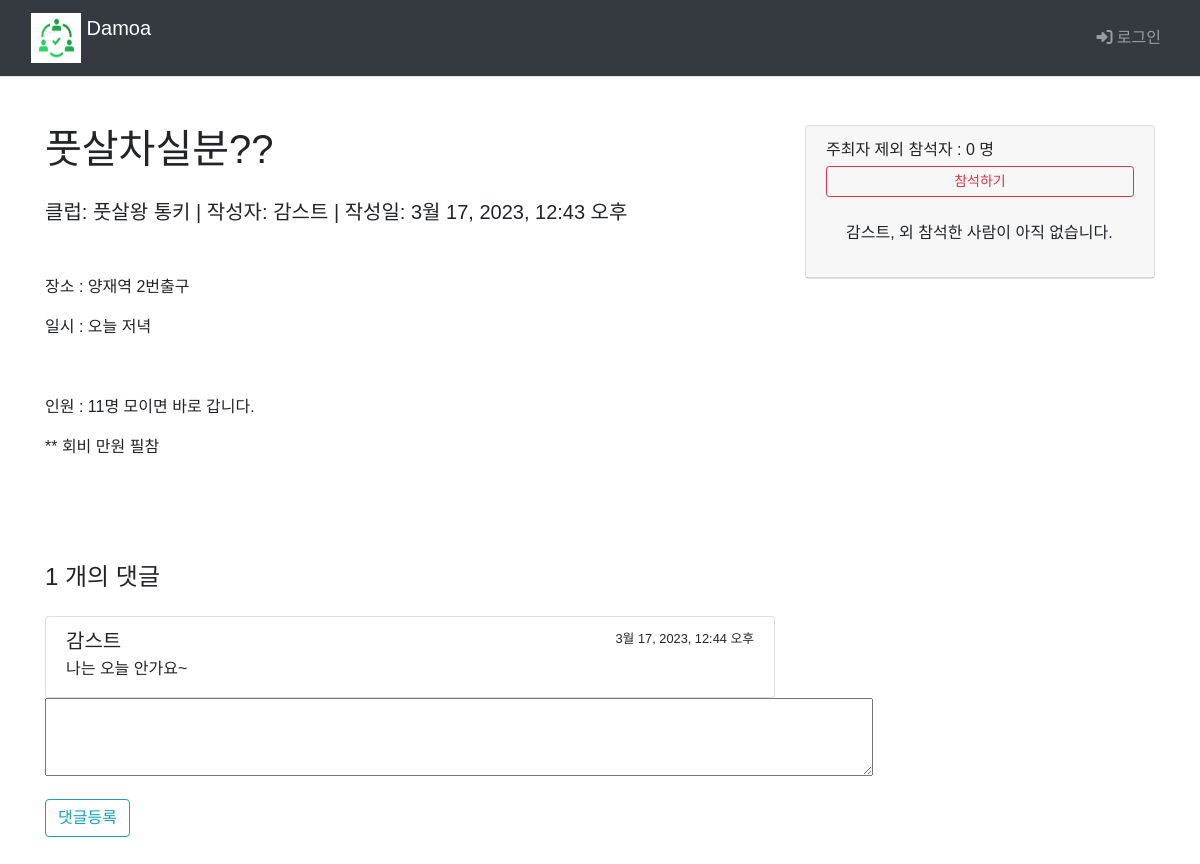
Screenshot of /main/board_list/323/ with the database file from the repository.
### main/models.py (models this page shows, shortened)
class Board(models.Model):
    club = models.ForeignKey(Club, on_delete=models.CASCADE)
    author = models.ForeignKey(settings.AUTH_USER_MODEL, on_delete=models.CASCADE, default=1, null=True, related_name='author_board')
    subject = models.CharField('제목', max_length = 200,
                               help_text='게시글의 제목을 한 줄로 작성하세요.')
    content = models.TextField('내용', help_text='내용을 상세히 작성하세요.')
    create_date = models.DateTimeField('생성일')
    modify_date = models.DateTimeField(null=True, blank=True)
    voter=models.ManyToManyField(settings.AUTH_USER_MODEL, related_name='voter_board')
    event_date = models.DateTimeField('모임일',null=True, blank=True)

class Club(models.Model):
    class category(models.TextChoices):
        from django.utils.translation import gettext_lazy as _
        COOK = 'CK', _('Cook')
        CULTURE = 'CT', _('Culture')
        GAME = 'GA', _('Game')
        LANGUAGE = 'LA', _('Language')
        MUSIC = 'MU', _('Music')
        OUTDOOR = 'OD', _('Outdoor')
        SPORTS = 'SP', _('Sports')
    category = models.CharField(
        max_length=10,
        choices = category.choices,
        null=True
    )
    name=models.TextField('클럽이름')
    author = models.ForeignKey(settings.AUTH_USER_MODEL, on_delete=models.CASCADE, default=1, null=True, related_name='author_club')

class Reply(models.Model):
    board = models.ForeignKey(Board, on_delete=models.CASCADE)
    author = models.ForeignKey(settings.AUTH_USER_MODEL, on_delete=models.CASCADE, default=1, null=True)
    content = models.TextField()
    create_date = models.DateTimeField('생성일')
    modify_date = models.DateTimeField(null=True, blank=True)

### common/models.py (models this page shows)
class CustomUser(AbstractBaseUser, PermissionsMixin) :
    username = models.CharField(max_length = 15, unique=True)
    email = models.EmailField(blank=True, unique=True, default='')
    name = models.CharField(max_length=15)
    age = models.IntegerField()
    ad = models.CharField(max_length=50)
    is_active = models.BooleanField(default=True)
    is_superuser = models.BooleanField(default=True)
    is_staff = models.BooleanField(default=True)
    date_joined = models.DateTimeField(default=timezone.now)
    last_login = models.DateTimeField(blank=True, null=True)
    objects = CustomUserManager()
    USERNAME_FIELD = 'username'
    REQUIRED_FIELDS = ['email', 'name', 'age', 'ad']
    class Meta :
        ordering = ['-date_joined']
        verbose_name = 'User'
        verbose_name_plural = 'User'

### main/views.py (the view)
# urls.py: path('main/board_list/<int:board_id>/', views.detail, name='detail'),
def detail(request, board_id):
    board=get_object_or_404(Board, pk=board_id)
    context={'board':board}
    return render(request, 'main/board_detail.html',context)

### templates/main/board_detail.html (shortened to what this page needs)
{% extends 'base.html' %}
{% block content %}
  <div class="container py-5">
    <div class="row">
      <div class="col-lg-8">
        <h1 class="mb-4">
          {{ board.subject }}</h1>
        <div class="lead mb-5">
          클럽:
          {{ board.club.name }}
          | 작성자:
          {{ board.author.name }}
          {% if board.modify_date %}
            | 수정일:
            {{ board.modify_date }}
            {%else%}
            | 작성일:
            {{ board.create_date }}
          {% endif %}
          <br>
        </div>
        {% autoescape off %}
        <p>{{ board.content|safe }}</p>
        {% endautoescape %}
        <div class="row">
          <div class="col-lg-12">
            <h4 class="mt-5 mb-4">{{board.reply_set.count}}
              개의 댓글</h4>
            <div class="list-group">
              {% for reply in board.reply_set.all %}
                <div class="list-group-item">
                  <div class="d-flex w-100 justify-content-between">
                    <h5 class="mb-1">{{ reply.author.name }}</h5>
                    {% if reply.modify_date %}
                      <small>
                        {{ reply.modify_date }}(수정)</small>
                      {%else%}
                      <small>{{ reply.create_date }}</small>
                    {% endif %}
                  </div>
                  <p class="mb-1">{{reply.content}}</p>
                </div>
              {% endfor %}
            </div>
          </div>
        </div>
        <form action="{%url 'main:reply_create' board.id%}" method="post">
          <div class="form-group">
            <textarea name="content" id="content" cols="87%" rows="3"></textarea>
          </div>
          <input type="submit" value="댓글등록" class="btn btn-outline-info">
        </form>
      </div>
      <div class="col-lg-4">
        <div class="card">
          <div class="card-header">
            주최자 제외 참석자 :
            {{board.voter.count}}
            명
            {%if request.user in board.voter.all %}
              <a href="#" data-uri="{%url 'main:vote_board' board.id %}" class="recommend1 btn btn-sm btn-outline-danger btn-block my-1">참석취소</a>
              {%else%}
              <a href="#" data-uri="{%url 'main:vote_board' board.id %}" class="recommend btn btn-sm btn-outline-danger btn-block my-1">참석하기</a>
              {%endif%}
              <div class="card-body">
                {{board.author.name}},
                {% for voter in board.voter.all %}
                  {{ voter.name }}
                  {% if not forloop.last %},
                  {% endif %}
                  {% empty %}
                  외 참석한 사람이 아직 없습니다.
                {% endfor %}
              </div>
            </div>
          </div>
        </div>
      </div>
    </div>
{% endblock %}

### static/style.css (style rules this page uses)
* { font-family: 'Noto Sans KR', sans-serif; }

### rows the page displays
Board: subject "풋살차실분??", club.name "풋살왕 통키", author.name "감스트", create_date "3월 17, 2023, 12:43 오후", content "장소 : 양재역 2번출구 일시 : 오늘 저녁 인원 : 11명 모이면 바로 갑니다. ** 회비 만원 필참", reply_set.count "1", voter.count "0"
Reply: author.name "감스트", create_date "3월 17, 2023, 12:44 오후", content "나는 오늘 안가요~"
